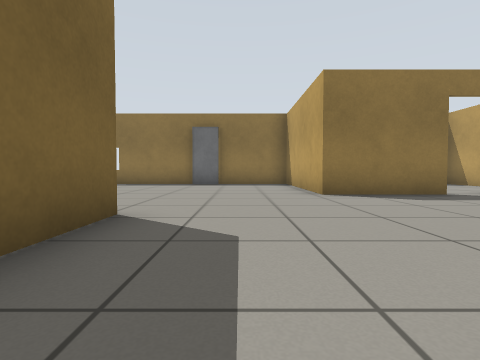
view 1 (above)

24 first-person views from a walk through a world built for the Gazebo simulator. The camera is 0.5 m above the floor, tilts 2° down and sees 80° across. The floor is counted in squares, 1 m on a side. Each view is taken from the middle of a square. On the plan, view 1 faces up. The plan holds only what a view shows up to about 9 squares ahead; the rest is blank.

view 2
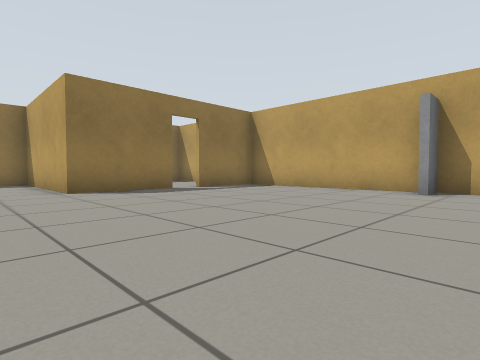

view 3
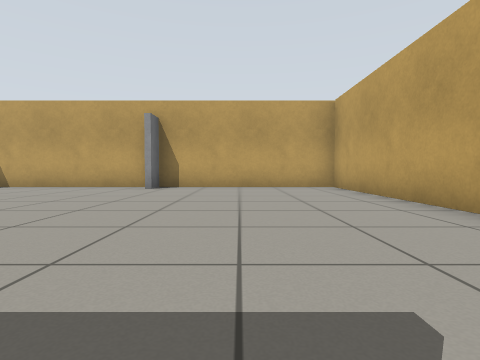

view 4
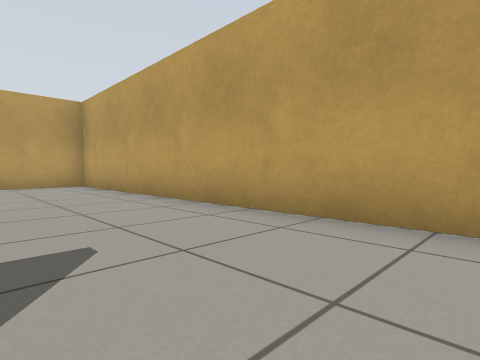

view 5
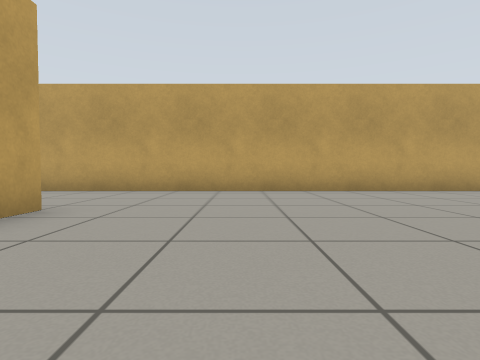

view 6
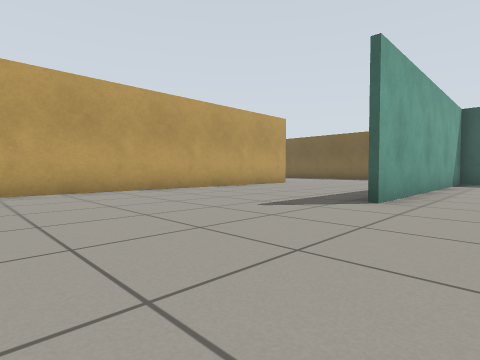

view 7
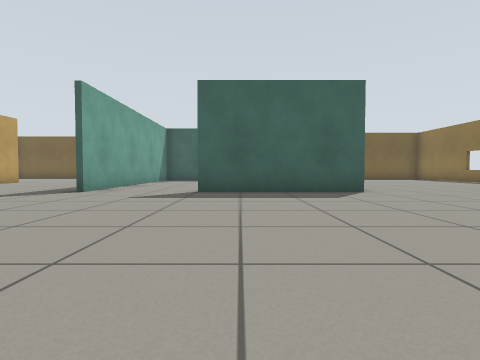

view 8
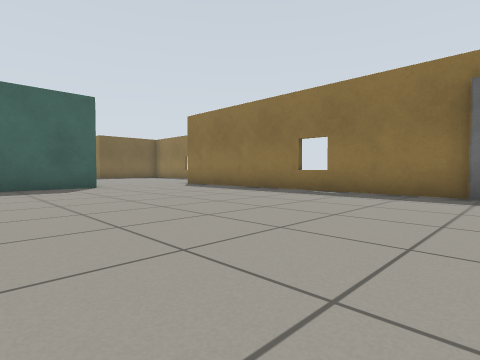

view 9
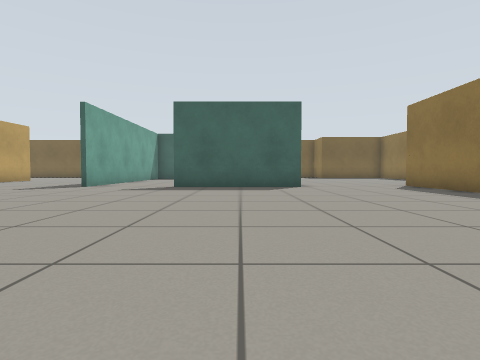

view 10
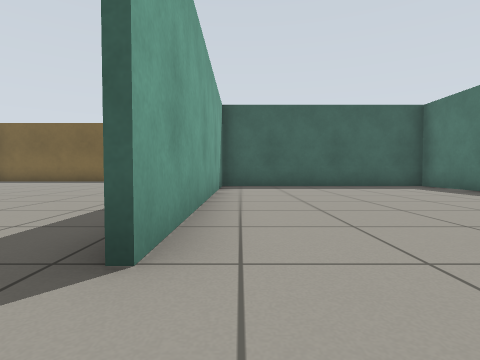

view 11
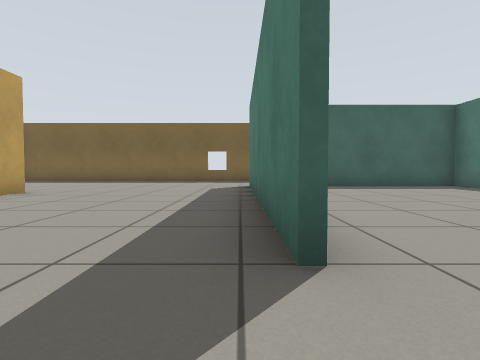

view 12
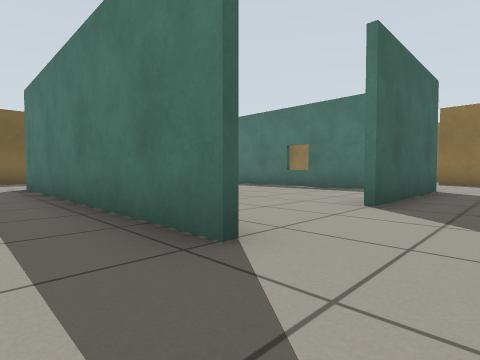

view 13
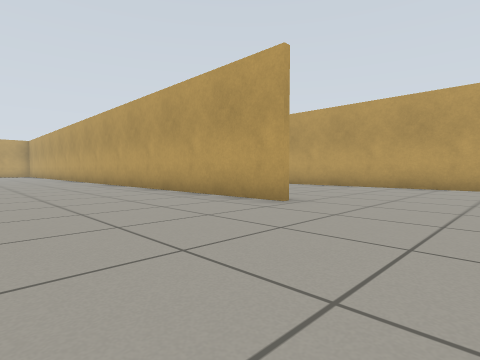

view 14
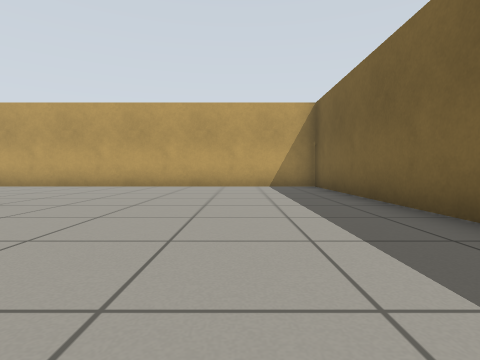

view 15
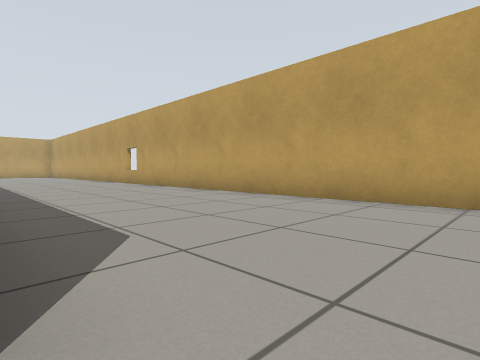

view 16
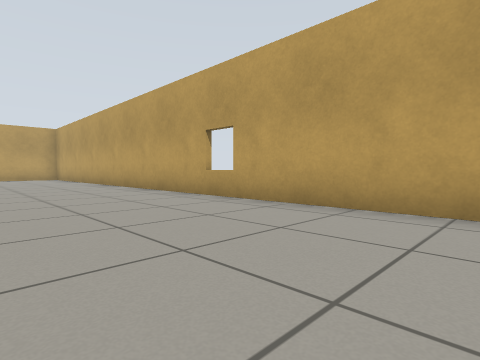

view 17
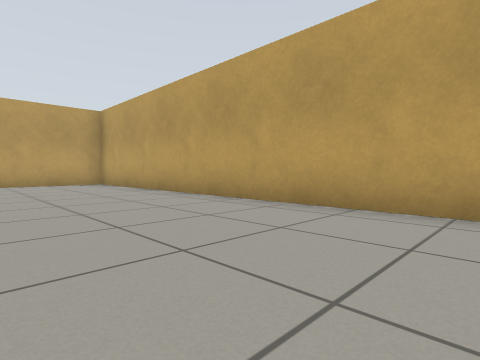

view 18
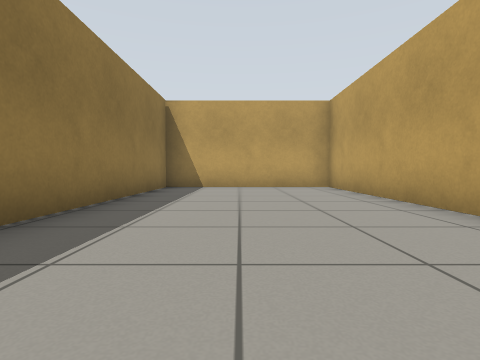

view 19
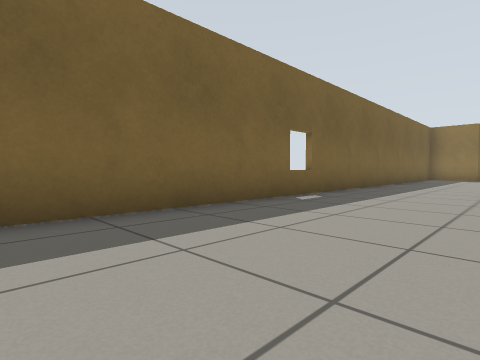

view 20
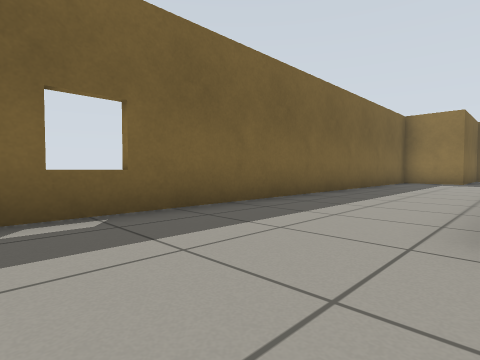

view 21
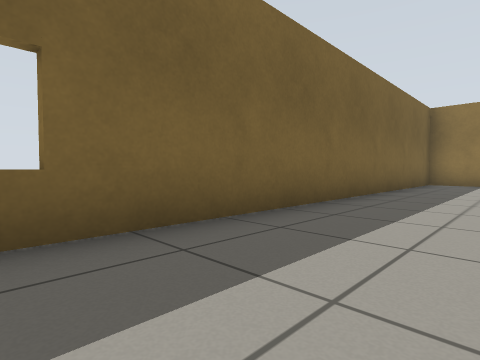

view 22
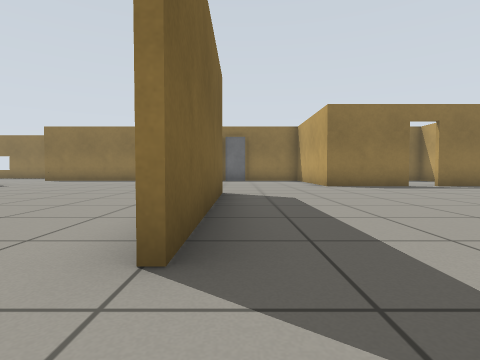

view 23
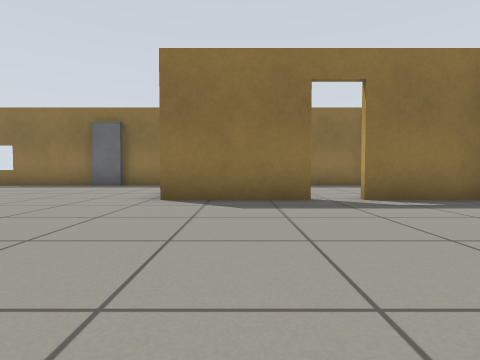

view 24
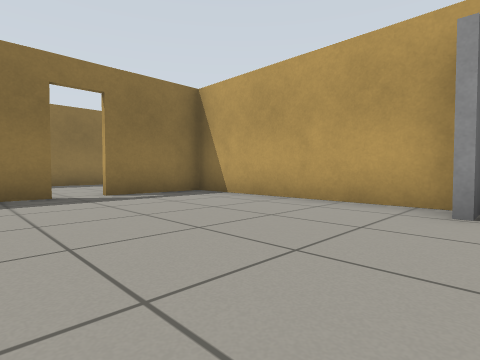

### Floor plan
Points are (right, up) in squares from view 1. A wall is a line through its corners. A room is listed if a view was taken in it or the views show most of it. See-through windows are left out.
Room 1 (views 1, 2, 3, 22, 23, 24)
walls: (-1.4, 3.3) (-1.4, -1.6); (4.3, 5.8) (1.7, 5.8); (7.3, -4.9) (7.3, 5.8) (5, 5.8); (-2.5, -4.7) (7.2, -4.7)
ways out: opening at (-1.7, -3) to room 2; opening at (0.3, 5) to room 2; open door at (4.5, 6)
objects: door leaf (7, 0)
Room 2 (views 4, 5, 6, 7, 8, 9, 10, 11, 12, 13, 14, 15, 16, 17, 18, 19, 20, 21)
walls: (-9.4, 0.3) (-17.1, 0.3); (-10.4, 0.5) (-9.4, 0.5); (-1.5, -1.6) (-1.5, -0.9); (-14.4, -4.7) (-2.5, -4.7); (-9.4, 6.9) (-9.4, 3); (1.7, 5.8) (1.7, 10.2) (0.9, 10.2); (-1.6, 10.2) (-10.1, 10.2); (7.2, -4.9) (1.5, -4.9); (-18.9, 10) (-19.9, 10); (-20.2, 9.6) (-20.2, -9.6) (7.3, -9.6) (7.3, -4.9)
ways out: opening at (-1.7, -3) to room 1; opening at (0.3, 5) to room 1; opening at (-9.5, 1.5) to room 3; opening at (-18.5, 8.5); opening at (-10.5, 8.5)
objects: door leaf (-1, 10)
Room 3 (no view inside)
walls: (-14.6, 6.7) (-16.9, 6.7) (-16.9, 0.5) (-10.4, 0.5); (-11, 6.7) (-13.1, 6.7)
ways out: opening at (-9.5, 1.5) to room 2

Positions as (right, up) in squares from view 1, and headings:
1: (0, 0), facing up
2: (0, -1), facing up-right
3: (-1, -2), facing right
4: (-2, -2), facing down-right
5: (-4, 2), facing down
6: (-5, 2), facing down-left
7: (-3, 4), facing left
8: (-1, 4), facing up-left
9: (-1, 5), facing left
10: (-8, 1), facing left
11: (-8, 0), facing left
12: (-8, -1), facing up-left
13: (-17, -1), facing down-right
14: (-18, -1), facing down
15: (-15, -5), facing down-right
16: (-9, -6), facing down-right
17: (-3, -6), facing down-right
18: (-1, -7), facing right
19: (-17, -6), facing up-left
20: (-17, -2), facing up-left
21: (-18, -1), facing up-left
22: (-1, -3), facing up
23: (3, 1), facing up
24: (3, 0), facing up-right
